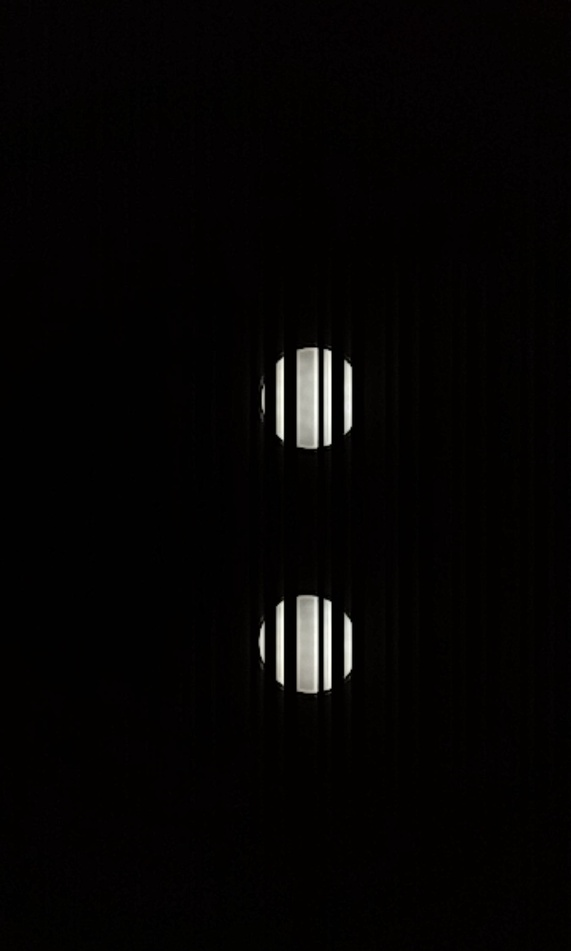
#> input picture Encode_Decode/led_image/GN2200/1.jpg, 571 x 951 px, shrunk from 1080 x 1798 before the run, found by its file name
$ jupyter execute --allow-errors transform.ipynb
#> lines starting #> are read from the running program, lines starting #| are printed output that depends on the picture; after the words box and inside, x2 and y2 are one past the last pixel; in counts of white or black regions, pixels touching at a corner belong together
[cell 1]
import numpy as np
import argparse
import imutils
import cv2
import matplotlib.pyplot as plt

[cell 2]
img1_path = '1.jpg'
img2_path = '2.jpg'
# read and show images
img1 = cv2.imread(img1_path)
#> img1 is the input picture: shape (951, 571, 3); mean B, G, R 3.9, 4.4, 5.5
img2 = cv2.imread(img2_path)
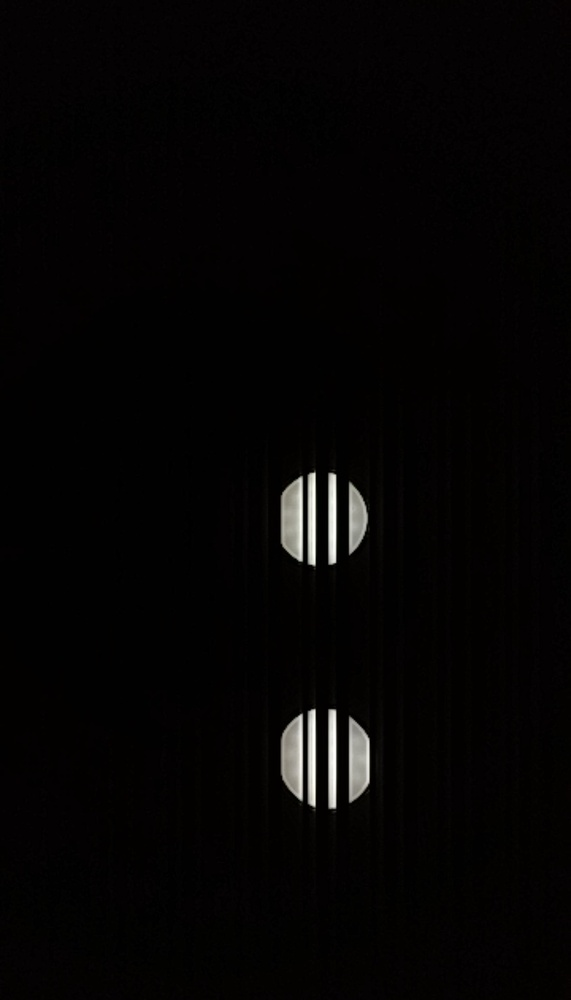
#> input picture Encode_Decode/led_image/GN2200/2.jpg, 571 x 1000 px, shrunk from 1080 x 1891 before the run, found by its file name
#> img2 is the input picture: shape (1000, 571, 3); mean B, G, R 4, 4.1, 5.2
# show by matplotlib
# rotate img1 90 degree
img1 = imutils.rotate(img1, -90)
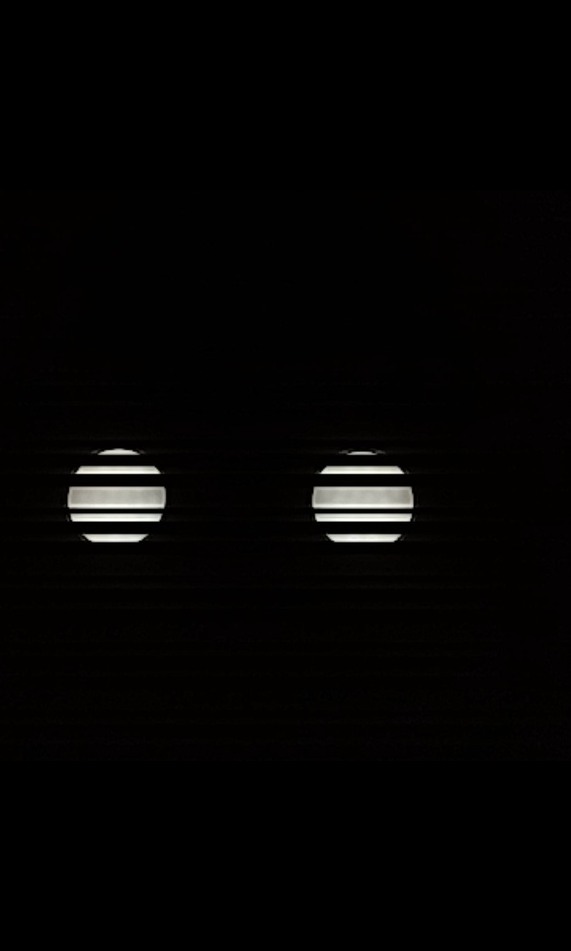
#> img1: shape (951, 571, 3); mean B, G, R 3.4, 3.8, 4.4
# show by matplotlib
plt.imshow(img1)
plt.show()

[cell 3]
# load the image and convert it to grayscale
image = img1
gray = cv2.cvtColor(image, cv2.COLOR_BGR2GRAY)
# convert to binary image by thresholding it
ret, thresh = cv2.threshold(gray, 0, 255, cv2.THRESH_BINARY_INV +
                            cv2.THRESH_OTSU)
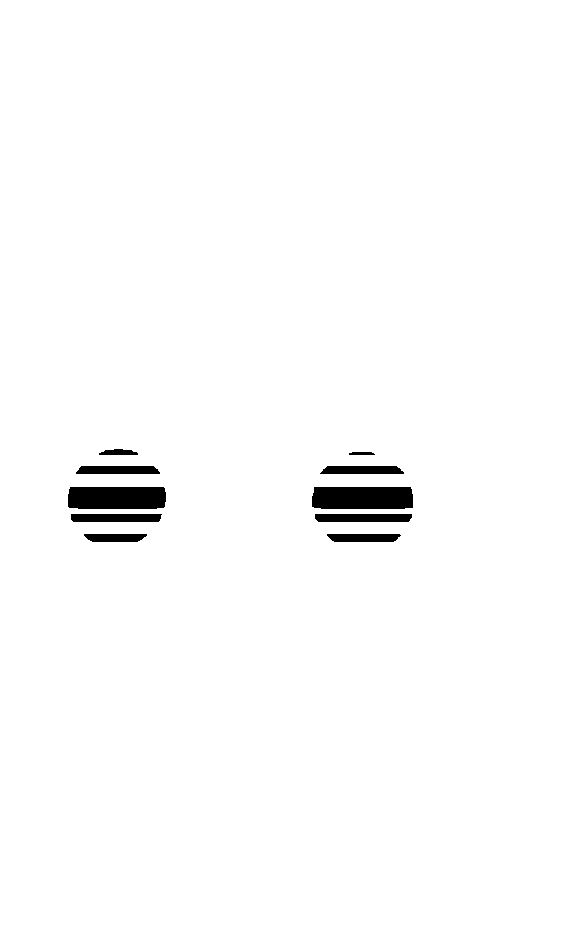
#> thresh: shape (951, 571); 98.5% white; 10 black regions, largest, box (x1, y1, x2, y2) and area: (312, 487, 413, 509) 2179, (68, 487, 166, 509) 2114, (315, 514, 412, 522) 762
#> ret = 95
# show thresholded image
plt.imshow(thresh)
plt.show()

[cell 4]
# crop 20% of the image from top and bottom
y = int(image.shape[0] * 0.2)
#> y = 190
x = int(image.shape[1] * 0)
#> x = 0
crop_img = thresh[y:image.shape[0] - y, x:image.shape[1] - x]
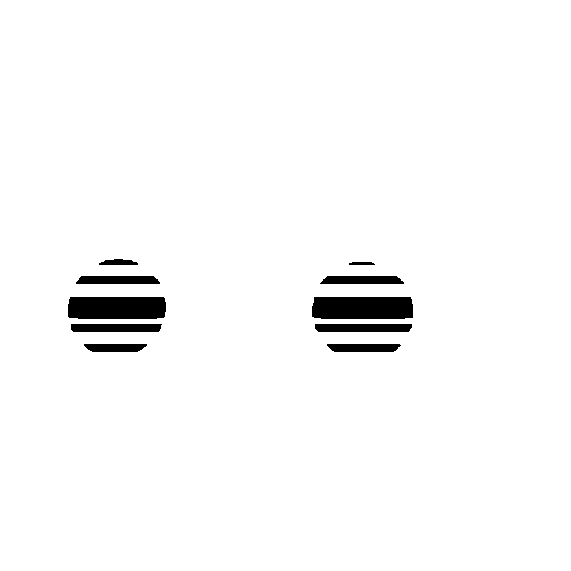
#> crop_img: shape (571, 571); 97.5% white; 10 black regions, largest, box (x1, y1, x2, y2) and area: (312, 297, 413, 319) 2179, (68, 297, 166, 319) 2114, (315, 324, 412, 332) 762
# show cropped image
plt.imshow(crop_img)
plt.show()

[cell 5]
#find edges in the image using canny edge detection method
edges = cv2.Canny(crop_img, 20, 10)
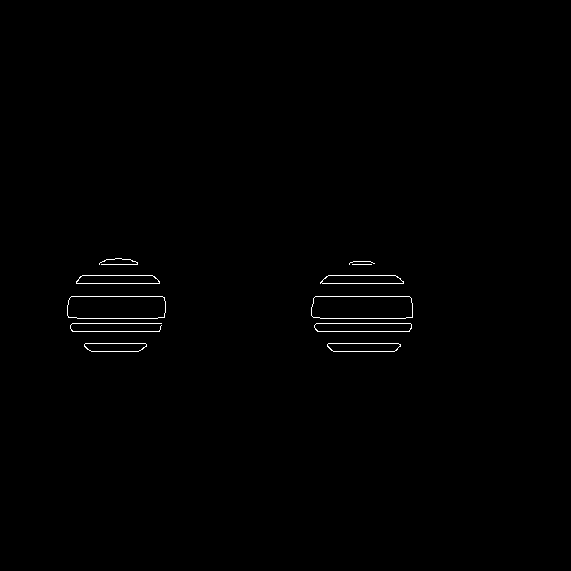
#> edges: shape (571, 571); 0.5% white in thin lines or dots, all inside (x1, y1, x2, y2) = (67, 258, 413, 352)
# show result
plt.imshow(edges)
plt.show()
# find lines in the image using hough transform technique
lines = cv2.HoughLinesP(edges, 1, np.pi/180, 30, maxLineGap=100)
#> lines = 18 rows, first 6: [320, 283, 403, 283], [72, 323, 161, 323], [315, 296, 409, 296], [317, 331, 409, 331], [328, 343, 398, 343], [77, 318, 157, 318]
# draw lines on the image
for line in lines:
	x1, y1, x2, y2 = line[0]
	cv2.line(crop_img, (x1, y1), (x2, y2), (255, 0, 0), 3)
#> this loop made 18 passes
#> (x1, y1, x2, y2) on passes 1 to 12: (320, 283, 403, 283), (72, 323, 161, 323), (315, 296, 409, 296), (317, 331, 409, 331), (328, 343, 398, 343), (77, 318, 157, 318), (333, 351, 394, 351), (82, 275, 152, 275), (91, 331, 159, 330), (102, 296, 164, 297), (85, 343, 146, 344), (94, 283, 159, 282)
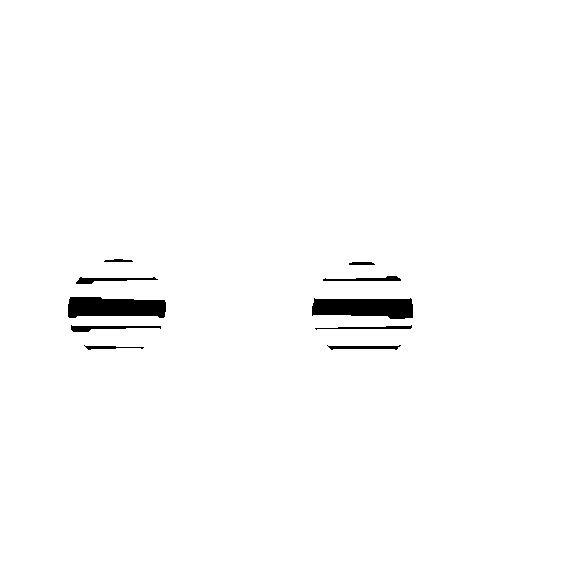
#> crop_img: shape (571, 571); 98.5% white; 10 black regions, largest, box (x1, y1, x2, y2) and area: (312, 298, 413, 319) 1729, (68, 297, 166, 318) 1714, (71, 325, 161, 332) 291
# show result
plt.imshow(crop_img)
plt.show()

[cell 6]
import math

lines = cv2.HoughLinesP(edges, 1, np.pi/180, 100, minLineLength=70, maxLineGap=100)
#> lines = [[71, 296, 162, 296], [72, 331, 159, 331], [316, 323, 410, 323], [77, 318, 157, 318], [320, 283, 403, 283], [82, 275, 152, 275], [328, 343, 398, 343]]

for line in lines:
    x1, y1, x2, y2 = line[0]
    theta = math.atan2(y2 - y1, x2 - x1) * 180.0 / math.pi
    print(f"Line: ({x1}, {y1}), ({x2}, {y2}), Angle: {theta}")
#> this loop made 7 passes
#| Line: (71, 296), (162, 296), Angle: 0.0
#| Line: (72, 331), (159, 331), Angle: 0.0
#| Line: (316, 323), (410, 323), Angle: 0.0
#| Line: (77, 318), (157, 318), Angle: 0.0
#| Line: (320, 283), (403, 283), Angle: 0.0
#| Line: (82, 275), (152, 275), Angle: 0.0
#| Line: (328, 343), (398, 343), Angle: 0.0

[cell 7]
# get 2 most frequent angle with variation of 10 degrees
most_dict = {}
for line in lines:
    x1, y1, x2, y2 = line[0]
    theta = int(math.atan2(y2 - y1, x2 - x1) * 180.0 / math.pi)
    if theta == 0:
        continue
    if len(list(most_dict.keys())) == 0:
        most_dict[theta] = 1
    for k in list(most_dict.keys()):
            if abs(theta - k) < 10:
                most_dict[k] += 1
            if abs(theta - k) > 10:
                most_dict[theta] = 1
#> after the loop, most_dict = 0 items
most_dict = sorted(most_dict.items(), key=lambda x: x[1], reverse=True)[:2]
#> most_dict = []
most_dict
# get 1st angle
#> (the rest of this cell did not finish here and is left out)
